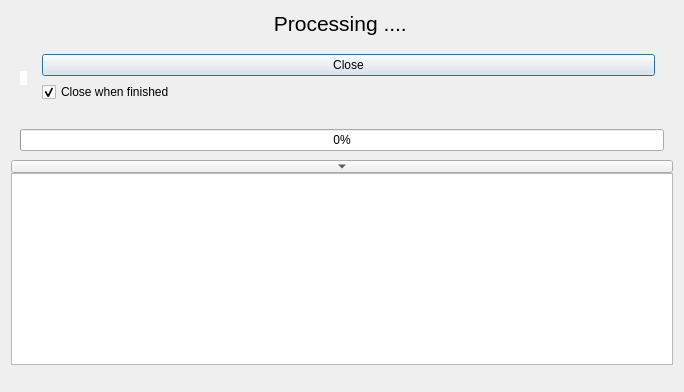
<?xml version="1.0" encoding="UTF-8"?>
<ui version="4.0">
    <class>processing_dialog</class>
    <widget class="QDialog" name="processing_dialog">
        <property name="geometry">
            <rect>
                <x>0</x>
                <y>0</y>
                <width>684</width>
                <height>392</height>
            </rect>
        </property>
        <property name="sizePolicy">
            <sizepolicy hsizetype="Fixed" vsizetype="Fixed">
                <horstretch>0</horstretch>
                <verstretch>0</verstretch>
            </sizepolicy>
        </property>
        <property name="minimumSize">
            <size>
                <width>400</width>
                <height>0</height>
            </size>
        </property>
        <property name="windowTitle">
            <string>Procesing</string>
        </property>
        <property name="modal">
            <bool>true</bool>
        </property>
        <layout class="QVBoxLayout" name="verticalLayout">
            <property name="spacing">
                <number>0</number>
            </property>
            <item>
                <widget class="QLabel" name="processing_label">
                    <property name="sizePolicy">
                        <sizepolicy hsizetype="Expanding" vsizetype="Fixed">
                            <horstretch>0</horstretch>
                            <verstretch>0</verstretch>
                        </sizepolicy>
                    </property>
                    <property name="frameShape">
                        <enum>QFrame::NoFrame</enum>
                    </property>
                    <property name="frameShadow">
                        <enum>QFrame::Plain</enum>
                    </property>
                    <property name="lineWidth">
                        <number>1</number>
                    </property>
                    <property name="text">
                        <string>&lt;html&gt;&lt;head/&gt;&lt;body&gt;&lt;p align=&quot;center&quot;&gt;&lt;span style=&quot;
                            font-size:16pt;&quot;&gt;Processing ....&lt;/span&gt;&lt;/p&gt;&lt;/body&gt;&lt;/html&gt;
                        </string>
                    </property>
                    <property name="textFormat">
                        <enum>Qt::RichText</enum>
                    </property>
                    <property name="alignment">
                        <set>Qt::AlignCenter</set>
                    </property>
                </widget>
            </item>
            <item>
                <widget class="QWidget" name="img_widget" native="true">
                    <layout class="QVBoxLayout" name="verticalLayout_2">
                        <property name="spacing">
                            <number>0</number>
                        </property>
                        <property name="leftMargin">
                            <number>0</number>
                        </property>
                        <property name="topMargin">
                            <number>0</number>
                        </property>
                        <property name="rightMargin">
                            <number>0</number>
                        </property>
                        <property name="bottomMargin">
                            <number>0</number>
                        </property>
                        <item>
                            <widget class="QWidget" name="imgNclose_widget" native="true">
                                <layout class="QHBoxLayout" name="horizontalLayout">
                                    <item>
                                        <widget class="QLabel" name="img_label">
                                            <property name="sizePolicy">
                                                <sizepolicy hsizetype="Fixed" vsizetype="Fixed">
                                                    <horstretch>0</horstretch>
                                                    <verstretch>0</verstretch>
                                                </sizepolicy>
                                            </property>
                                            <property name="styleSheet">
                                                <string notr="true">background-color:rgb(255,255,255)</string>
                                            </property>
                                            <property name="text">
                                                <string/>
                                            </property>
                                        </widget>
                                    </item>
                                    <item>
                                        <widget class="QWidget" name="close_widget" native="true">
                                            <layout class="QVBoxLayout" name="verticalLayout_4">
                                                <item>
                                                    <widget class="QPushButton" name="close_pushButton">
                                                        <property name="sizePolicy">
                                                            <sizepolicy hsizetype="Minimum" vsizetype="Minimum">
                                                                <horstretch>0</horstretch>
                                                                <verstretch>0</verstretch>
                                                            </sizepolicy>
                                                        </property>
                                                        <property name="text">
                                                            <string>Close</string>
                                                        </property>
                                                    </widget>
                                                </item>
                                                <item>
                                                    <widget class="QCheckBox" name="close_checkBox">
                                                        <property name="text">
                                                            <string>Close when finished</string>
                                                        </property>
                                                        <property name="checked">
                                                            <bool>true</bool>
                                                        </property>
                                                    </widget>
                                                </item>
                                            </layout>
                                        </widget>
                                    </item>
                                </layout>
                            </widget>
                        </item>
                    </layout>
                </widget>
            </item>
            <item>
                <widget class="QWidget" name="console_widget" native="true">
                    <layout class="QVBoxLayout" name="verticalLayout_3">
                        <property name="spacing">
                            <number>0</number>
                        </property>
                        <property name="leftMargin">
                            <number>0</number>
                        </property>
                        <property name="topMargin">
                            <number>0</number>
                        </property>
                        <property name="rightMargin">
                            <number>0</number>
                        </property>
                        <property name="bottomMargin">
                            <number>0</number>
                        </property>
                        <item>
                            <widget class="QWidget" name="progressBar_widget" native="true">
                                <layout class="QVBoxLayout" name="verticalLayout_5">
                                    <item>
                                        <widget class="QProgressBar" name="progressBar">
                                            <property name="value">
                                                <number>0</number>
                                            </property>
                                        </widget>
                                    </item>
                                </layout>
                            </widget>
                        </item>
                        <item>
                            <widget class="QToolButton" name="hideConsole_toolButton">
                                <property name="sizePolicy">
                                    <sizepolicy hsizetype="Expanding" vsizetype="Fixed">
                                        <horstretch>0</horstretch>
                                        <verstretch>0</verstretch>
                                    </sizepolicy>
                                </property>
                                <property name="iconSize">
                                    <size>
                                        <width>6</width>
                                        <height>6</height>
                                    </size>
                                </property>
                                <property name="checkable">
                                    <bool>true</bool>
                                </property>
                                <property name="checked">
                                    <bool>false</bool>
                                </property>
                                <property name="arrowType">
                                    <enum>Qt::DownArrow</enum>
                                </property>
                            </widget>
                        </item>
                        <item>
                            <widget class="QTextEdit" name="console_textEdit">
                                <property name="sizePolicy">
                                    <sizepolicy hsizetype="Expanding" vsizetype="Fixed">
                                        <horstretch>0</horstretch>
                                        <verstretch>0</verstretch>
                                    </sizepolicy>
                                </property>
                                <property name="undoRedoEnabled">
                                    <bool>false</bool>
                                </property>
                                <property name="readOnly">
                                    <bool>true</bool>
                                </property>
                                <property name="html">
                                    <string>&lt;!DOCTYPE HTML PUBLIC &quot;-//W3C//DTD HTML 4.0//EN&quot; &quot;http://www.w3.org/TR/REC-html40/strict.dtd&quot;&gt;
                                        &lt;html&gt;&lt;head&gt;&lt;meta name=&quot;qrichtext&quot; content=&quot;1&quot;
                                        /&gt;&lt;style type=&quot;text/css&quot;&gt;
                                        p, li { white-space: pre-wrap; }
                                        &lt;/style&gt;&lt;/head&gt;&lt;body style=&quot; font-family:'MS Shell Dlg 2';
                                        font-size:7.8pt; font-weight:400; font-style:normal;&quot;&gt;
                                        &lt;p style=&quot;-qt-paragraph-type:empty; margin-top:0px; margin-bottom:0px;
                                        margin-left:0px; margin-right:0px; -qt-block-indent:0; text-indent:0px;&quot;&gt;&lt;br
                                        /&gt;&lt;/p&gt;&lt;/body&gt;&lt;/html&gt;
                                    </string>
                                </property>
                            </widget>
                        </item>
                    </layout>
                </widget>
            </item>
            <item>
                <widget class="QWidget" name="widget" native="true">
                    <property name="sizePolicy">
                        <sizepolicy hsizetype="Preferred" vsizetype="Expanding">
                            <horstretch>0</horstretch>
                            <verstretch>0</verstretch>
                        </sizepolicy>
                    </property>
                </widget>
            </item>
        </layout>
    </widget>
    <resources>
        <include location="00icons.qrc"/>
    </resources>
    <connections>
        <connection>
            <sender>hideConsole_toolButton</sender>
            <signal>toggled(bool)</signal>
            <receiver>console_textEdit</receiver>
            <slot>setHidden(bool)</slot>
            <hints>
                <hint type="sourcelabel">
                    <x>353</x>
                    <y>174</y>
                </hint>
                <hint type="destinationlabel">
                    <x>332</x>
                    <y>244</y>
                </hint>
            </hints>
        </connection>
    </connections>
</ui>
